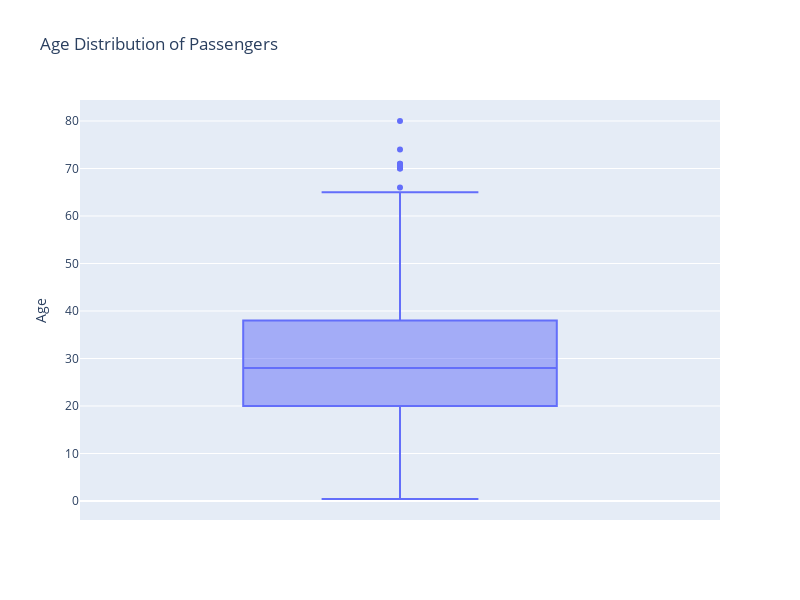

The code cell stored with this chart in its notebook:
### Markdown cell above
### Erstellung eines Boxplots
---
`px.box()`
- Parameter: 

    - `data_frame=df`aus welchen Dataframe die Daten visualisiert werden sollen
    - `y="Age"` die Spalte
    - `title="Age Distribution of Passengers"` Ist die überschrift des Boxplots.

`fig.update_layout`
- Parameter:
    - width (breite) als *`int`*
    - height (höhe) als *`int`* 

**Dieses Muster werden sich immer wieder holen**

### Code cell
fig = px.box(data_frame = df, 
             y = "Age", 
             title = "Age Distribution of Passengers")

fig.update_layout(width = 800, 
                  height = 600)  # Setze die Breite und Höhe des Graphen
fig.show()

### Figure 1 — Plotly figure (JSON) as saved in the notebook; plotly's stock layout.template omitted (floating-point values rounded to 4 significant figures; data arrays with more than 128 entries replaced by an {"elided": "..."} marker saying what was removed)
{"data": [{"alignmentgroup": "True", "hovertemplate": "Age=%{y}<extra></extra>", "legendgroup": "", "marker": {"color": "#636efa"}, "name": "", "notched": false, "offsetgroup": "", "orientation": "v", "showlegend": false, "type": "box", "x0": " ", "xaxis": "x", "y": {"elided": "714 float values"}, "y0": " ", "yaxis": "y"}], "layout": {"boxmode": "group", "height": 600, "legend": {"tracegroupgap": 0}, "title": {"text": "Age Distribution of Passengers"}, "width": 800, "xaxis": {"anchor": "y", "domain": [0, 1]}, "yaxis": {"anchor": "x", "domain": [0, 1], "title": {"text": "Age"}}}}
